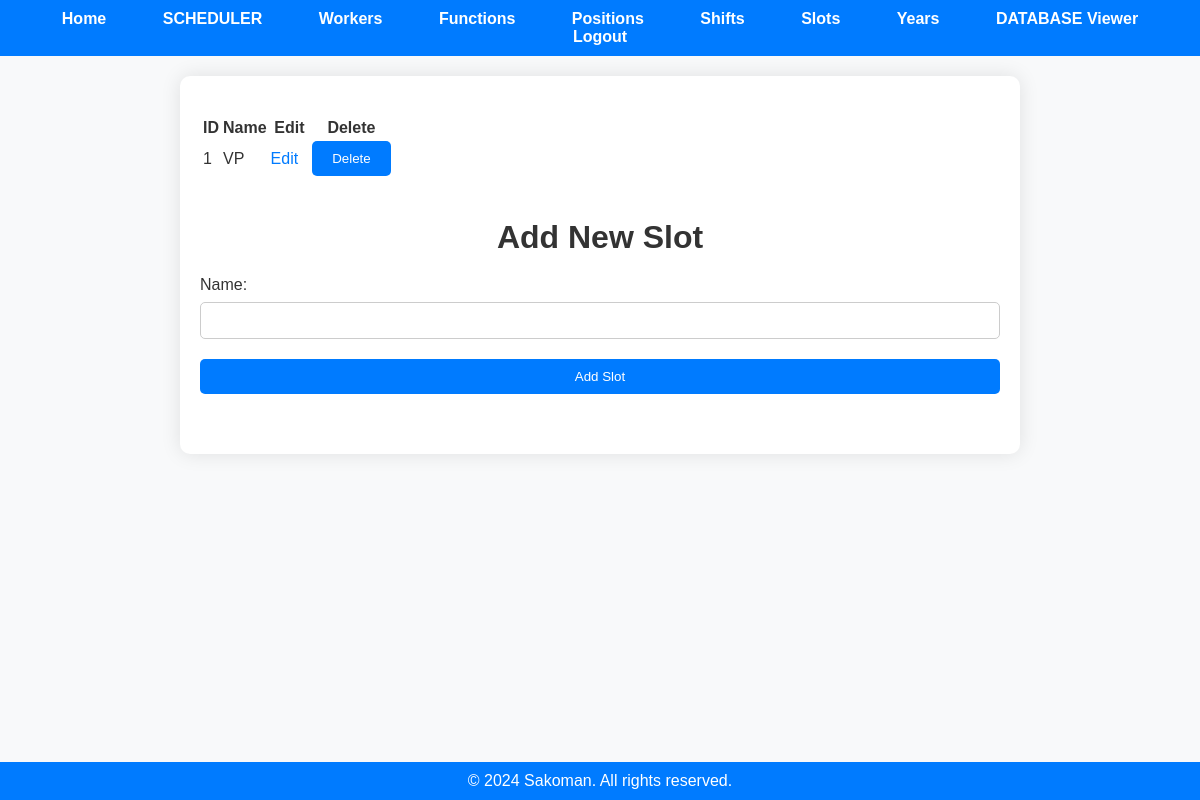
The app's page /slots (signed in), older data.
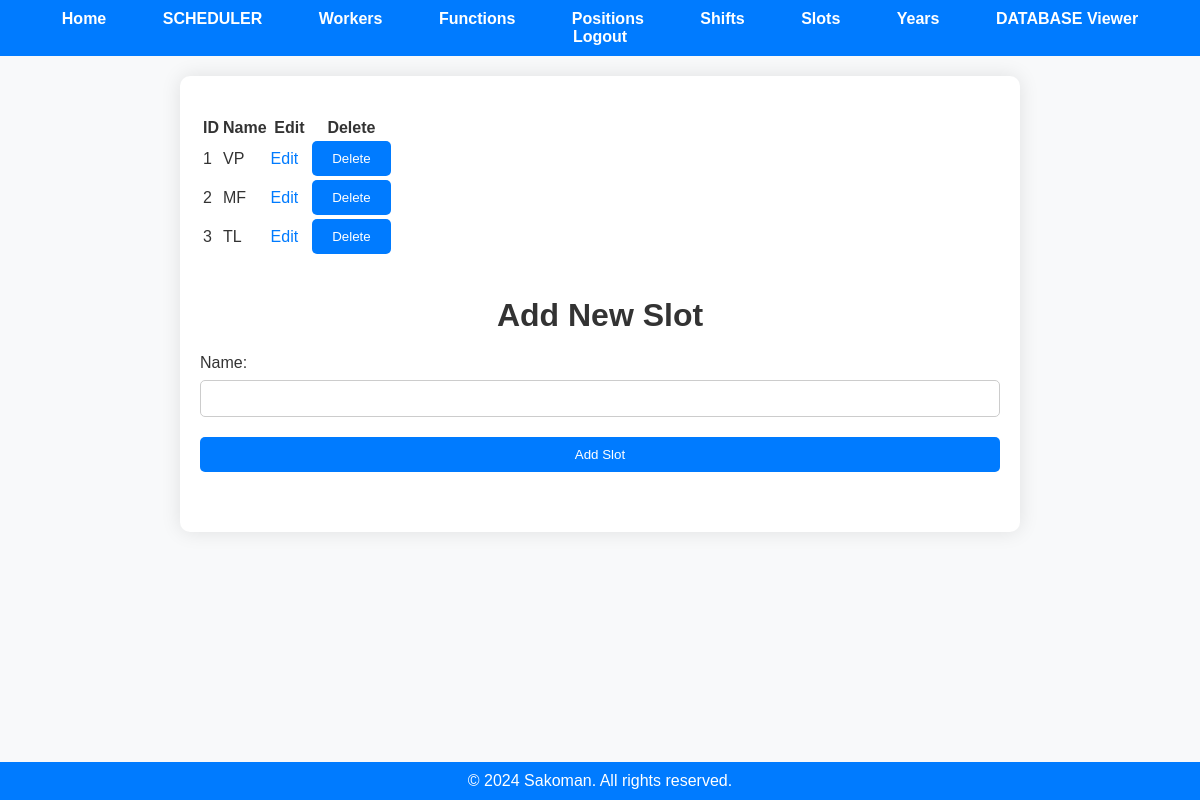
The same page, newer data.
### app.py (models this page shows)
class Slot(db.Model):
    slot_id = db.Column(db.Integer, primary_key=True)
    user_id = db.Column(db.Integer, nullable=False)
    name = db.Column(db.String(50), nullable=False)

### app.py (the view)
@app.route('/slots')
@employer_required
def display_slots():
    if 'user_id' not in session:
        flash('You must be logged in to view this page.', 'error')
        return redirect(url_for('login'))
    user_id = session['user_id']
    slots = fetch_all(user_id, 'Slot')
    return render_template('slots.html', slots=slots)

### app.py (called while the page is built)
@login_manager.user_loader
def load_user(user_id):
    return User.query.get(int(user_id))

def employer_required(func):
    @wraps(func)
    def decorated_function(*args, **kwargs):
        if not current_user.is_authenticated:
            flash('You must be logged in to view this page.', 'error')
            return redirect(url_for('login'))
        if current_user.role != 'employer':
            flash('You do not have permission to view this page.', 'error')
            return redirect('/')
        return func(*args, **kwargs)
    return decorated_function

def fetch_all(user_id, table_name):
    if table_name not in ['Worker', 'Function', 'Position', 'Shift', 'Slot', 'Year_Days', 'Schedule']:
        return None
    table_class = globals()[table_name]
    items = table_class.query.filter_by(user_id=user_id).all()
    return items

### templates/slots.html (shortened to what this page needs)
<!DOCTYPE html>
<html lang="en">
<head>
    <link rel="stylesheet" href="{{ url_for('static', filename='styles.css') }}">
</head>
<body>
    {% include 'navbar.html' %}
    <div class="container">
        <div class="existing-items-section">
            {% if slots %}
                <table class="data-table">
                    <thead>
                        <tr>
                            <th>ID</th>
                            <th>Name</th>
                            <th>Edit</th>
                            <th>Delete</th>
                        </tr>
                    </thead>
                    <tbody>
                        {% for slot in slots %}
                            <tr>
                                <td>{{ slot.slot_id }}</td>
                                <td>{{ slot.name }}</td>
                                <td>
                                    <a href="/edit/{{ table_name }}/{{ slot.slot_id }}" class="action-link">Edit</a>
                                </td>
                                <td>
                                    <form action="/delete/{{ table_name }}/{{ slot.slot_id }}" method="post">
                                        <button type="submit" class="delete-button">Delete</button>
                                    </form>
                                </td>
                            </tr>
                        {% endfor %}
                    </tbody>
                </table>
            {% else %}
                <p>No slots available.</p>
            {% endif %}
        </div>
        <div class="add-item-section">
            <h2>Add New Slot</h2>
            <form action="/add/Slot" method="post" class="add-form">
                <label for="name">Name:</label>
                <input type="text" id="name" name="name">
                <button type="submit" class="add-button">Add Slot</button>
            </form>
        </div>
    </div>
    <div class="footer">
        &copy; 2024 Sakoman. All rights reserved.
    </div>
</body>
</html>

Row changes from the older to the newer data that the page shows:
added Slot: slot_id "2", name "MF"
added Slot: slot_id "3", name "TL"
